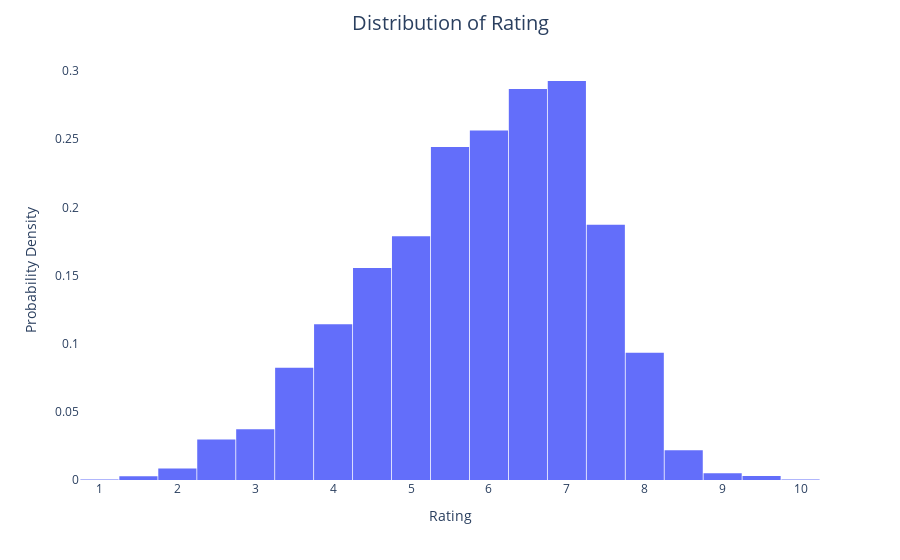

The notebook cell saved with this chart:
### Code cell
#This histogram shows the distribution of ratings and its probable density

rating_fig = px.histogram(df, x = 'Rating', histnorm='probability density', nbins = 40)
rating_fig.update_layout(title='Distribution of Rating', title_x=0.5, title_pad=dict(t=20), title_font=dict(size=20), xaxis_title='Rating', yaxis_title='Probability Density', xaxis=dict(showgrid=False), yaxis=dict(showgrid=False), bargap=0.02, plot_bgcolor = 'white')
rating_fig.show()

### Figure 1 — Plotly figure (JSON) as saved in the notebook; plotly's stock layout.template omitted (floating-point values rounded to 4 significant figures; data arrays with more than 128 entries replaced by an {"elided": "..."} marker saying what was removed)
{"data": [{"alignmentgroup": "True", "bingroup": "x", "histnorm": "probability density", "hovertemplate": "Rating=%{x}<br>probability density=%{y}<extra></extra>", "legendgroup": "", "marker": {"color": "#636efa", "pattern": {"shape": ""}}, "name": "", "nbinsx": 40, "offsetgroup": "", "orientation": "v", "showlegend": false, "type": "histogram", "x": {"elided": "11979 float values"}, "xaxis": "x", "yaxis": "y"}], "layout": {"bargap": 0.02, "barmode": "relative", "legend": {"tracegroupgap": 0}, "margin": {"t": 60}, "plot_bgcolor": "white", "title": {"font": {"size": 20}, "pad": {"t": 20}, "text": "Distribution of Rating", "x": 0.5}, "xaxis": {"anchor": "y", "domain": [0, 1], "showgrid": false, "title": {"text": "Rating"}}, "yaxis": {"anchor": "x", "domain": [0, 1], "showgrid": false, "title": {"text": "Probability Density"}}}}
